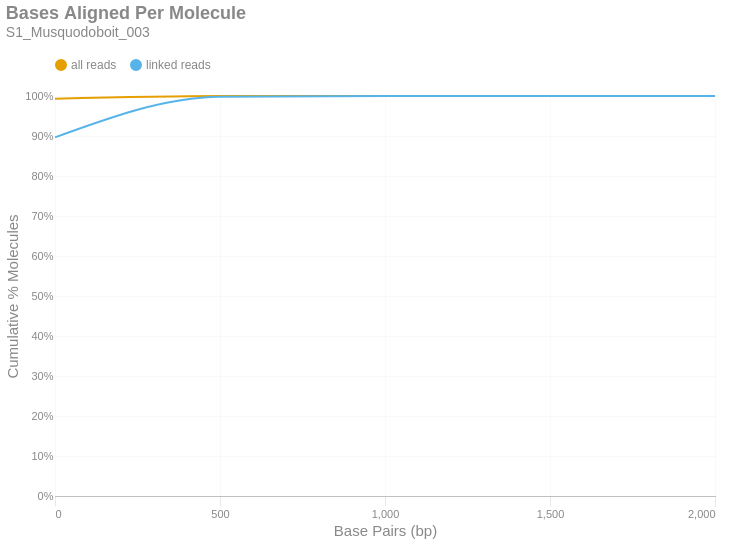

Notebook source saved alongside this figure:
### Markdown cell above
### Bases Aligned Per Molecule
This is a cumulative frequency distribution showing the number of base pairs aligned per unique molecule. These data are shown in 500 bp bins. There are two distributions: one with `all reads` (yellow) and another with only `linked reads` (blue). The percent of molecules in the `linked reads` distribution is relative to the total number of linked molecules.

### Code cell
if SKIPLR:
    print_html(f"Skipped")
else:
    binned_df = consolidated_hist(valids['aligned_bp'], mask, 500, True)
    with SafeRender(binned_df):
        (
            density_plot(binned_df, 'Bases Aligned Per Molecule', samplename, 'basesper')
            .encode(
                x=alt.X('bin:Q', title="Base Pairs (bp)").axis(tickMinStep=500).scale(padding=0),
                y=alt.Y('value:Q', title='Cumulative % Molecules')
                    .axis(format='%')
                    .scale(domain = [0,1])
                    .stack(False),
                color=alt.Color("key:N").scale(domain = ["all reads", "linked reads"]),
                tooltip = [
                    alt.Tooltip("key:N", title = "Data Type"),
                    alt.Tooltip("range_label:N", title="Bases Aligned Per Molecule"),
                    alt.Tooltip("value:Q", format = ".2%", title="% Molecules (Cum.)")
                ]
            )
        ).display()

### Figure 1 — Vega-Lite specification as saved in the notebook (floating-point values rounded to 4 significant figures)
{"width": "container", "height": 400, "config": {"title": {"anchor": "start", "dy": -15, "fontSize": 18, "color": "#888888", "subtitleColor": "#888888", "subtitleFontSize": 14}, "arc": {"fill": "#0072B2"}, "axis": {"domainColor": "#888888", "domainWidth": 0.5, "gridWidth": 0.2, "grid": false, "titleFontWeight": 400, "titleFontSize": 15, "labelFontSize": 11, "labelColor": "#888888", "tickColor": "#888888", "tickWidth": 0.2, "titleColor": "#888888"}, "axisBand": {"grid": false}, "axisX": {"grid": true, "tickSize": 10, "domainCap": "round"}, "axisY": {"domain": false, "grid": true, "tickSize": 0, "domainCap": "round"}, "background": "transparent", "header": {"labelFontSize": 15, "labelColor": "#888888", "titleFontSize": 15, "titleFontWeight": 600, "titleColor": "#888888"}, "legend": {"labelFont": "sans-serif", "labelFontSize": 12, "labelColor": "#888888", "symbolSize": 100, "symbolType": "circle", "titleFontSize": 12, "titlePadding": 10, "titleColor": "#888888", "title": null, "orient": "top"}, "range": {"category": ["#E69F00", "#56B4E9", "#009E73", "#F0E442", "#0072B2", "#D55E00", "#CC79A7", "#000000"], "diverging": ["#cfe8f3", "#a2d4ec", "#73bfe2", "#46abdb", "#1696d2", "#12719e"]}, "area": {"fill": "#0072B2", "fillOpacity": 0.7, "line": true, "strokeOpacity": 0.7}, "line": {"color": "#0072B2", "stroke": "#0072B2", "strokeWidth": 2}, "trail": {"color": "#0072B2", "stroke": "#0072B2", "strokeWidth": 0, "size": 1}, "point": {"filled": true, "fillOpacity": 1.0, "size": 95}, "text": {"color": "#888888", "fontSize": 11, "align": "right", "fontWeight": 400, "size": 11}, "bar": {"fill": "#0072B2", "stroke": null}, "view": {"stroke": null, "continuousWidth": 660, "continuousHeight": 400}}, "data": {"name": "data-cfdbafd6a59444a8f0fa6a880ef91cd5"}, "mark": {"type": "line", "interpolate": "monotone", "point": {"opacity": 0, "size": 275}}, "encoding": {"color": {"field": "key", "scale": {"domain": ["all reads", "linked reads"]}, "type": "nominal"}, "tooltip": [{"field": "key", "title": "Data Type", "type": "nominal"}, {"field": "range_label", "title": "Bases Aligned Per Molecule", "type": "nominal"}, {"field": "value", "format": ".2%", "title": "% Molecules (Cum.)", "type": "quantitative"}], "x": {"axis": {"tickMinStep": 500}, "field": "bin", "scale": {"padding": 0}, "title": "Base Pairs (bp)", "type": "quantitative"}, "y": {"axis": {"format": "%"}, "field": "value", "scale": {"domain": [0, 1]}, "stack": false, "title": "Cumulative % Molecules", "type": "quantitative"}}, "params": [{"name": "param_c36ac31b6afebe62", "select": {"type": "point", "fields": ["key"]}, "bind": "legend"}], "title": {"text": "Bases Aligned Per Molecule", "subtitle": "S1_Musquodoboit_003"}, "transform": [{"fold": ["all reads (cumsum)", "linked reads (cumsum)"]}, {"calculate": "replace(datum.key, ' (cumsum)', '')", "as": "key"}, {"filter": {"param": "param_c36ac31b6afebe62"}}], "usermeta": {"embedOptions": {"downloadFileName": "S1_Musquodoboit_003.basesper"}}, "$schema": "https://vega.github.io/schema/vega-lite/v6.1.0.json", "datasets": {"data-cfdbafd6a59444a8f0fa6a880ef91cd5": [{"bin": "0.0", "interval": "0.0-500.0", "all reads": 0.9933, "linked reads": 0.8967, "all reads (cumsum)": 0.9933, "linked reads (cumsum)": 0.8967, "range_label": "0-499"}, {"bin": "500.0", "interval": "500.0-1000.0", "all reads": 0.006544, "linked reads": 0.1014, "all reads (cumsum)": 0.9999, "linked reads (cumsum)": 0.9981, "range_label": "500-999"}, {"bin": "1000.0", "interval": "1000.0-1500.0", "all reads": 0.0001367, "linked reads": 0.001814, "all reads (cumsum)": 1.0, "linked reads (cumsum)": 0.9999, "range_label": "1000-1499"}, {"bin": "1500.0", "interval": "1500.0-2000.0", "all reads": 4.158e-06, "linked reads": 5.823e-05, "all reads (cumsum)": 1.0, "linked reads (cumsum)": 1.0, "range_label": "1500-1999"}, {"bin": "2000.0", "interval": "2000.0-2500.0", "all reads": 4.891e-07, "linked reads": 8.319e-06, "all reads (cumsum)": 1.0, "linked reads (cumsum)": 1.0, "range_label": "2000-2499"}]}}
